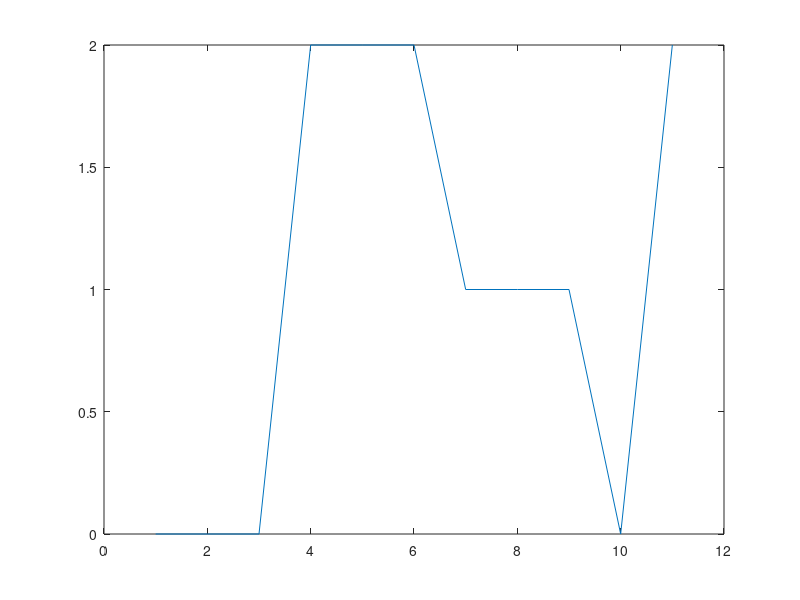

Write the MATLAB code that produced this figure.
t = 0:0.1:11;
n1 = [0, 0, 0, 2, 2, 2, 1, 1 ,1, 0, 2];
n2 = [2, 2, 0, 1, 1, 1, 0, 0, 0, 0, 3];
sum = n1 + n2;
sub = n1 + n2;
% subplot(2, 2, 1); stem(n1, 'marker', '.'); title('n1');
% subplot(2, 2, 2); stem(n2, 'marker', '.'); title('n2');
% subplot(2, 2, 3); stem(sum, 'marker', '.'); title('Summation of n1 and n2');
% subplot(2, 2, 4); stem(sub, 'marker', '.'); title('Subtraction of n1 and n2');
plot(n1);